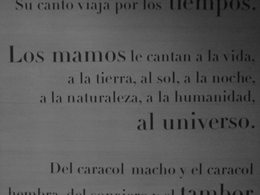
%> input picture Codigos_matlab/Operaciones aritmeticas/im1620.png, 260 x 195 px, shrunk from 480 x 360 before the run
$ octave imagenes_de_texto.m   (GNU Octave 9; MATLAB toolbox functions it lacks are replaced by stand-ins)
%> lines starting %> are read from the running program, lines starting %| are printed output that depends on the picture; in (x1, y1, x2, y2) boxes, pixels count from 0 and x2, y2 are one past the last pixel; in counts of white or black regions, pixels touching at a corner belong together; the program's own positions count from 1
%% figura 1620
clc, clear all, close all;
im1=imread('im1620.png');
%> im1 is the input picture: size 195x260 uint8; min 9, max 119, mean 90
im2=uint8(255./108.*(double(im1)-11));
im5=uint8((ones(size(im2))).*255);
im4=uint8((ones(size(im2))).*255);
[m,n]=size(im2);
%> m = 195; n = 260
im3=im1;
sf=fspecial('sobel');
 sc=sf';
 im1=imfilter(im1,sc);
 im1=255-im1;
for i=1:m-1
     for j=1:n-1
            vec=[im1(i,j) im1(i+1,j) im1(i,j+1) im1(i+1,j+1)];
            im4(i,j)=min(vec);
     end
end
 for i=1:m-3
     for j=1:n-3
            vec=[im2(i,j) im2(i+1,j) im2(i+2,j) im2(i,j+1) im2(i+1,j+1)...
                 im2(i+2,j+1) im2(i,j+2) im2(i+1,j+2) im2(i+2,j+2)];
            im5(i,j)=min(vec);
     end
 end
im7=im5>=70;
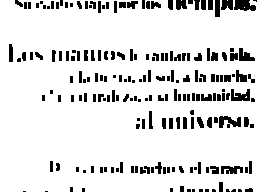
%> im7: size 195x260 logical; 88.5% white; 194 black regions (71 under 20 px), largest, box (x1, y1, x2, y2) and area: (234, 0, 256, 11) 182, (219, 116, 241, 128) 173, (231, 89, 250, 101) 160
im6=im4>=210;
%> im6: size 195x260 logical; 85.8% white; 257 black regions (78 under 20 px), largest, box (x1, y1, x2, y2) and area: (258, 0, 259, 194) 194, (145, 53, 158, 62) 79, (148, 111, 152, 130) 72
%figure(1),imshow(im3)
%figure(2),imshow(im1)
%figure(3),imshow(im4)
figure(4),imshow(im6)
figure(5),imshow(im7);
% [7 lines of commented-out code are left out]

%% figura 1619
clc, clear all, close all;
im1=imread('im1619.png');
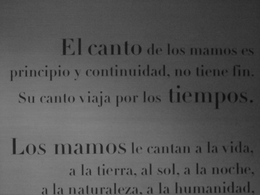
%> input picture Codigos_matlab/Operaciones aritmeticas/im1619.png, 260 x 195 px, shrunk from 480 x 360 before the run
%> im1 is the input picture: size 195x260 uint8; min 12, max 129, mean 85.9
im2=uint8(255./116.*(double(im1)-14));
im3=im1;
[m,n]=size(im2);
sf=fspecial('sobel');
sc=sf';
im1=imfilter(im1,sc);
im1=255-im1;
for i=1:m-1
     for j=1:n-1
            vec=[im1(i,j) im1(i+1,j) im1(i,j+1) im1(i+1,j+1)];
            im4(i,j)=min(vec);
     end
end
%> im4: size 194x259 uint8
for i=1:m-3
     for j=1:n-3
            vec=[im2(i,j) im2(i+1,j) im2(i+2,j) im2(i,j+1) im2(i+1,j+1)...
                 im2(i+2,j+1) im2(i,j+2) im2(i+1,j+2) im2(i+2,j+2)];
            im5(i,j)=min(vec);
     end
end
%> im5: size 192x257 uint8

im7=im5>=70;
%> im7: size 192x257 logical; 86.9% white; 184 black regions (68 under 20 px), largest, box (x1, y1, x2, y2) and area: (189, 46, 237, 55) 400, (231, 63, 254, 77) 210, (229, 139, 253, 153) 179
im6=im4>=210;
%> im6: size 194x259 logical; 85.6% white; 237 black regions (44 under 20 px), largest, box (x1, y1, x2, y2) and area: (258, 0, 259, 194) 194, (90, 90, 101, 107) 104, (38, 94, 51, 103) 80
%figure(1),imshow(im3)
%figure(2),imshow(im1)
%figure(3),imshow(im4)
figure(4),imshow(im6)
figure(5),imshow(im7);
%% figura 1621
clc, clear all, close all;
im1=imread('im1621.png');
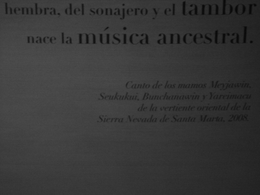
%> input picture Codigos_matlab/Operaciones aritmeticas/im1621.png, 260 x 195 px, shrunk from 480 x 360 before the run
%> im1 is the input picture: size 195x260 uint8; min 8, max 77, mean 55.4
im2=uint8(255./72.*(double(im1)-7));
im3=im1;
[m,n]=size(im2);
sf=fspecial('sobel');
sc=sf';
im1=imfilter(im1,sc);
im1=250-im1;
for i=1:m-1
     for j=1:n-1
            vec=[im1(i,j) im1(i+1,j) im1(i,j+1) im1(i+1,j+1)];
            im4(i,j)=min(vec);
     end
end
for i=1:m-5
     for j=1:n-5
            vec=[im2(i,j) im2(i+1,j) im2(i+2,j) im2(i+3,j) im2(i+4,j)...
                 im2(i,j+1) im2(i+1,j+1) im2(i+2,j+1) im2(i+3,j+1) im2(i+4,j+1)...
                 im2(i,j+2) im2(i+1,j+2) im2(i+2,j+2) im2(i+3,j+2) im2(i+4,j+2)...
                 im2(i,j+3) im2(i+1,j+3) im2(i+2,j+3) im2(i+3,j+3) im2(i+4,j+3)...
                 im2(i,j+4) im2(i+1,j+4) im2(i+2,j+4) im2(i+3,j+4) im2(i+4,j+4)];
            im5(i,j)=min(vec);
     end
end
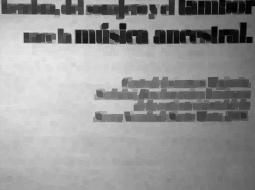
%> im5: size 190x255 uint8; min 4, max 234, mean 150.2

im7=im5>=90;
%> im7: size 190x255 logical; 85.3% white; 28 black regions, largest, box (x1, y1, x2, y2) and area: (167, 22, 253, 44) 1163, (179, 0, 255, 15) 1081, (193, 89, 251, 110) 811
im6=im4>=230;
%> im6: size 194x259 logical; 89.6% white; 173 black regions (68 under 20 px), largest, box (x1, y1, x2, y2) and area: (258, 0, 259, 194) 194, (112, 2, 124, 20) 117, (34, 35, 52, 44) 109
figure(5),imshow(im7)
figure(4),imshow(im6)
%% figura 1623
clc, clear all, close all;
im1=imread('im1623.png');
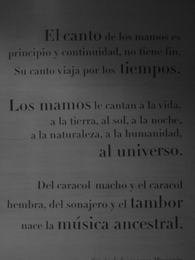
%> input picture Codigos_matlab/Operaciones aritmeticas/im1623.png, 195 x 260 px, shrunk from 360 x 480 before the run
%> im1 is the input picture: size 260x195 uint8; min 8, max 103, mean 69
im2=uint8(255./95.*(double(im1)-9));
%> im2: size 260x195 uint8
im3=im1;
[m,n]=size(im2);
%> m = 260; n = 195
sf=fspecial('sobel');
sc=sf';
im1=imfilter(im1,sc);
im1=255-im1;
for i=1:m-1
     for j=1:n-1
            vec=[im1(i,j) im1(i+1,j) im1(i,j+1) im1(i+1,j+1)];
            im4(i,j)=min(vec);
     end
end
%> im4: size 259x194 uint8
for i=1:m-5
     for j=1:n-5
            vec=[im2(i,j) im2(i+1,j) im2(i+2,j) im2(i+3,j) im2(i+4,j)...
                 im2(i,j+1) im2(i+1,j+1) im2(i+2,j+1) im2(i+3,j+1) im2(i+4,j+1)...
                 im2(i,j+2) im2(i+1,j+2) im2(i+2,j+2) im2(i+3,j+2) im2(i+4,j+2)...
                 im2(i,j+3) im2(i+1,j+3) im2(i+2,j+3) im2(i+3,j+3) im2(i+4,j+3)...
                 im2(i,j+4) im2(i+1,j+4) im2(i+2,j+4) im2(i+3,j+4) im2(i+4,j+4)];
            im5(i,j)=min(vec);
     end
end
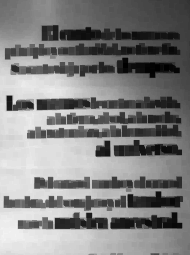
%> im5: size 255x190 uint8; min 0, max 242, mean 129.4
im7=im5>=58;
%> im7: size 255x190 logical; 83.4% white; 44 black regions (1 under 20 px), largest, box (x1, y1, x2, y2) and area: (60, 27, 180, 40) 1085, (76, 43, 181, 55) 957, (117, 58, 180, 78) 710
im6=im4>=230;
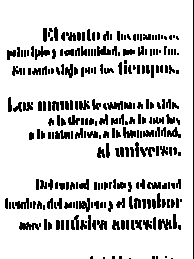
%> im6: size 259x194 logical; 83.4% white; 255 black regions (82 under 20 px), largest, box (x1, y1, x2, y2) and area: (193, 0, 194, 259) 259, (19, 222, 41, 230) 120, (158, 219, 172, 230) 106
figure(5),imshow(im7)
figure(4),imshow(im6)
